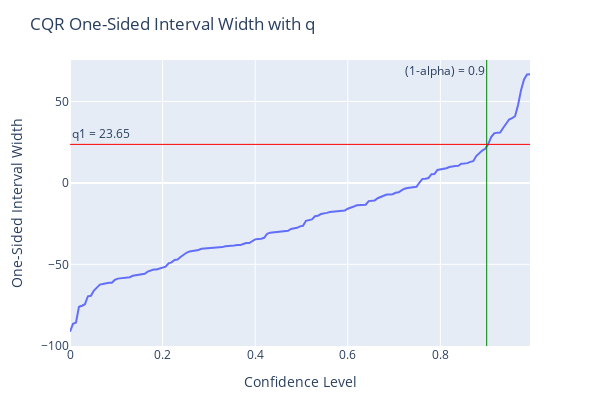
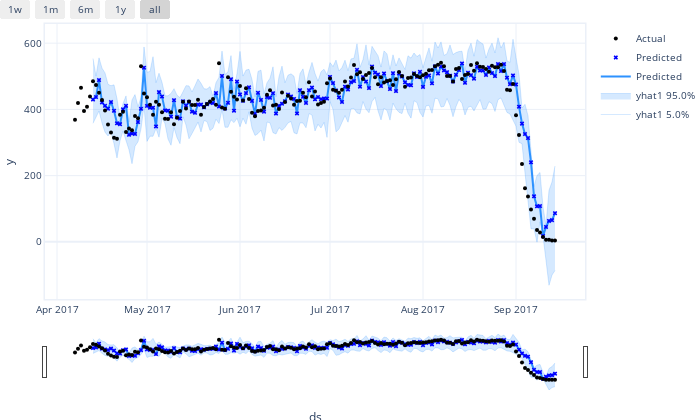

Here is the notebook cell these charts were saved with, in order:
### Code cell
cqr_deep_forecast = cqr_deep_model.conformal_predict(
    resort_test,
    calibration_df=resort_cal,
    alpha=1 - confidence_lv,
    method="cqr",
    plotting_backend="plotly-static",
    show_all_PI=True,
)

cqr_deep_model.highlight_nth_step_ahead_of_each_forecast(1).plot(cqr_deep_forecast)

### Figure 1 — Plotly figure (JSON) as saved in the notebook; plotly's stock layout.template omitted (floating-point values rounded to 4 significant figures; data arrays with more than 128 entries replaced by an {"elided": "..."} marker saying what was removed)
{"data": [{"hovertemplate": "Confidence Level=%{x}<br>One-Sided Interval Width=%{y}<extra></extra>", "legendgroup": "", "line": {"color": "#636efa", "dash": "solid"}, "marker": {"symbol": "circle"}, "mode": "lines", "name": "", "orientation": "v", "showlegend": false, "type": "scatter", "x": {"elided": "155 float values"}, "xaxis": "x", "y": {"elided": "155 float values"}, "yaxis": "y"}], "layout": {"annotations": [{"showarrow": false, "text": "(1-alpha) = 0.9", "x": 0.9, "xanchor": "right", "xref": "x", "y": 1, "yanchor": "top", "yref": "y domain"}, {"showarrow": false, "text": "q1 = 23.65", "x": 0, "xanchor": "left", "xref": "x domain", "y": 23.65, "yanchor": "bottom", "yref": "y"}], "height": 400, "legend": {"tracegroupgap": 0}, "margin": {"b": 50, "l": 70, "r": 70, "t": 60}, "shapes": [{"line": {"color": "green", "width": 1}, "type": "line", "x0": 0.9, "x1": 0.9, "xref": "x", "y0": 0, "y1": 1, "yref": "y domain"}, {"line": {"color": "red", "width": 1}, "type": "line", "x0": 0, "x1": 1, "xref": "x domain", "y0": 23.65, "y1": 23.65, "yref": "y"}], "title": {"text": "CQR One-Sided Interval Width with q"}, "width": 600, "xaxis": {"anchor": "y", "domain": [0, 1], "title": {"text": "Confidence Level"}}, "yaxis": {"anchor": "x", "domain": [0, 1], "title": {"text": "One-Sided Interval Width"}}}}

### Figure 2 — Plotly figure (JSON) as saved in the notebook; plotly's stock layout.template omitted (floating-point values rounded to 4 significant figures; data arrays with more than 128 entries replaced by an {"elided": "..."} marker saying what was removed)
{"data": [{"fillcolor": "rgba(45, 146, 255, 0.2)", "line": {"color": "rgba(45, 146, 255, 0.2)", "width": 1}, "mode": "lines", "name": "yhat1 5.0%", "type": "scatter", "x": {"elided": "161 str values"}, "y": {"elided": "161 float values"}}, {"fill": "tonexty", "fillcolor": "rgba(45, 146, 255, 0.2)", "line": {"color": "rgba(45, 146, 255, 0.2)", "width": 1}, "mode": "lines", "name": "yhat1 95.0%", "type": "scatter", "x": {"elided": "161 str values"}, "y": {"elided": "161 float values"}}, {"line": {"color": "#2d92ff", "width": 2}, "mode": "lines", "name": "Predicted", "type": "scatter", "x": {"elided": "161 str values"}, "y": {"elided": "161 float values"}}, {"marker": {"color": "blue", "size": 4, "symbol": "x"}, "mode": "markers", "name": "Predicted", "type": "scatter", "x": {"elided": "161 str values"}, "y": {"elided": "161 float values"}}, {"marker": {"color": "black", "size": 4}, "mode": "markers", "name": "Actual", "type": "scatter", "x": {"elided": "161 str values"}, "y": {"elided": "161 int values"}}], "layout": {"autosize": true, "font": {"size": 10}, "height": 420, "hovermode": "x unified", "margin": {"b": 0, "l": 0, "pad": 0, "r": 10, "t": 10}, "showlegend": true, "title": {"font": {"size": 12}}, "width": 700, "xaxis": {"linewidth": 1.5, "mirror": true, "rangeselector": {"buttons": [{"count": 7, "label": "1w", "step": "day", "stepmode": "backward"}, {"count": 1, "label": "1m", "step": "month", "stepmode": "backward"}, {"count": 6, "label": "6m", "step": "month", "stepmode": "backward"}, {"count": 1, "label": "1y", "step": "year", "stepmode": "backward"}, {"step": "all"}]}, "rangeslider": {"visible": true}, "showline": true, "title": {"text": "ds"}, "type": "date"}, "yaxis": {"linewidth": 1.5, "mirror": true, "showline": true, "title": {"text": "y"}}}}
